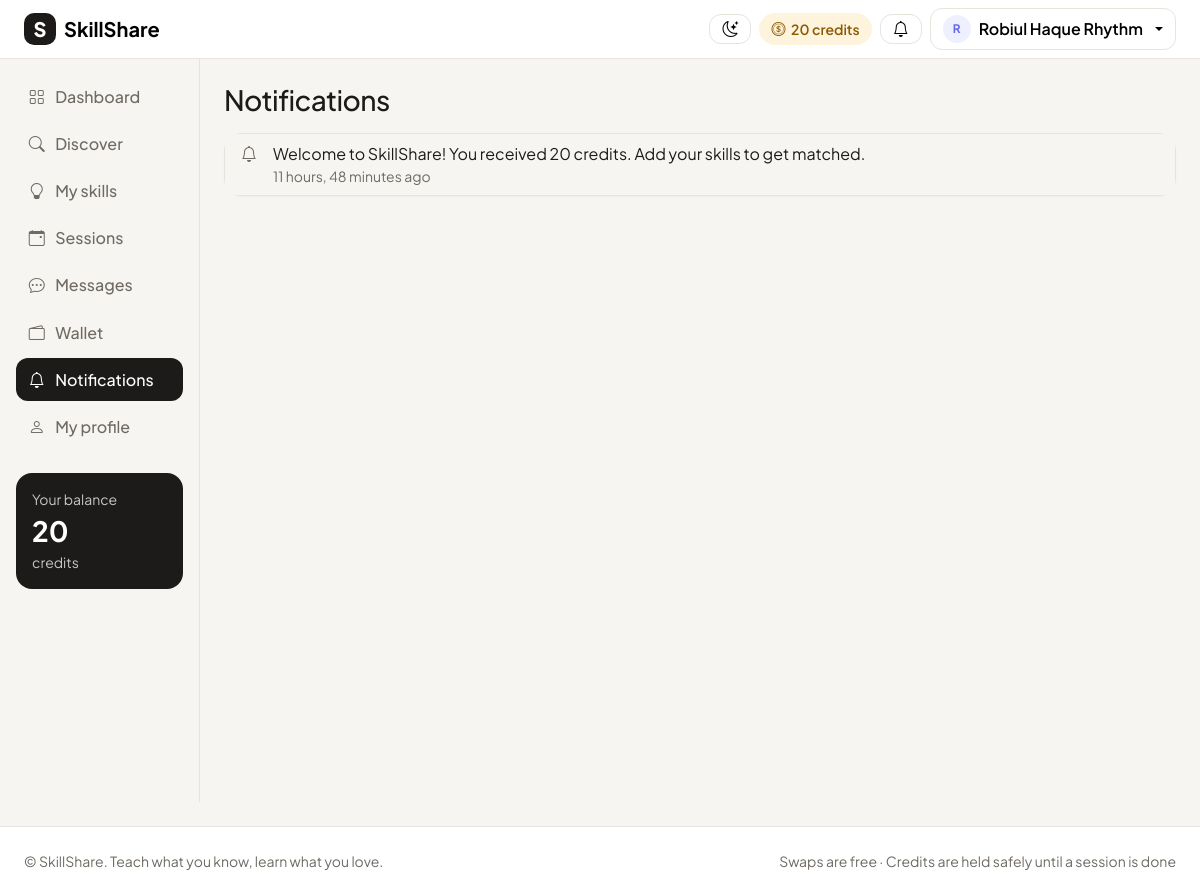
/notifications/ (signed in), run on the app's committed database.
### accounts/models.py (models this page shows, shortened)
class User(AbstractUser):
    ROLE_CHOICES = [
        ("user", "User"),
        ("admin", "Admin"),
    ]
    role = models.CharField(max_length=10, choices=ROLE_CHOICES, default="user")
    bio = models.TextField(blank=True)
    location = models.CharField(max_length=100, blank=True)
    photo = models.ImageField(upload_to="photos/", blank=True, null=True)
    credits = models.IntegerField(default=20)  # every new user gets 20 credits
    def is_admin(self):
        return self.role == "admin"
    def display_name(self):
        return self.get_full_name() or self.username

class Notification(models.Model):
    user = models.ForeignKey(User, on_delete=models.CASCADE, related_name="notifications")
    text = models.CharField(max_length=255)
    link = models.CharField(max_length=200, blank=True)
    is_read = models.BooleanField(default=False)
    created_at = models.DateTimeField(auto_now_add=True)
    class Meta:
        ordering = ["-created_at"]

### accounts/views.py (the view)
# urls.py: path("notifications/", accounts_views.notifications, name="notifications"),
@login_required
def notifications(request):
    my_notifications = list(request.user.notifications.all()[:50])
    request.user.notifications.filter(is_read=False).update(is_read=True)
    return render(request, "accounts/notifications.html", {"notifications": my_notifications})

### templates/accounts/notifications.html (shortened to what this page needs)
{% extends "base.html" %}
{% block content %}
<h1 class="h3 mb-3">Notifications</h1>
<div class="card">
  <ul class="list-group list-group-flush">
    {% for n in notifications %}
      <li class="list-group-item d-flex gap-3 align-items-start {% if not n.is_read %}bg-body-tertiary{% endif %}">
        <i class="bi bi-bell{% if not n.is_read %}-fill text-coral{% else %} text-secondary{% endif %} mt-1"></i>
        <div class="flex-grow-1">
          {% if n.link %}<a href="{{ n.link }}" class="text-reset text-decoration-none">{{ n.text }}</a>{% else %}{{ n.text }}{% endif %}
          <div class="small text-secondary">{{ n.created_at|timesince }} ago</div>
        </div>
      </li>
    {% empty %}
      <li class="list-group-item empty-state"><i class="bi bi-bell"></i>You're all caught up.</li>
    {% endfor %}
  </ul>
</div>
{% endblock %}

### templates/base.html (shortened to what this page needs)
{% load static %}
<html lang="en">
<head>
  <link href="https://cdn.jsdelivr.net/npm/bootstrap@5.3.3/dist/css/bootstrap.min.css" rel="stylesheet">
  <link href="https://cdn.jsdelivr.net/npm/bootstrap-icons@1.11.3/font/bootstrap-icons.min.css" rel="stylesheet">
  <link href="{% static 'accounts/base.css' %}?v=4" rel="stylesheet">
</head>
<body>
  <nav class="navbar navbar-expand bg-body border-bottom sticky-top">
    <div class="container-fluid px-3 px-lg-4">
      <a class="navbar-brand d-flex align-items-center gap-2" href="{% url 'home' %}" title="SkillShare home">
        <span class="brand-mark">S</span>
        <span class="fw-bold">SkillShare</span>
      </a>
      <div class="ms-auto d-flex align-items-center gap-2">
        <button class="btn btn-light" type="button" id="theme-toggle" title="Switch theme" aria-label="Switch between light and dark theme">
          <i class="bi bi-moon-stars" id="theme-icon"></i>
        </button>
        {% if user.is_authenticated %}
          {% if not user.is_admin %}
            <span class="credit-pill d-none d-sm-inline-flex">
              <i class="bi bi-coin"></i> {{ user.credits }} credits
            </span>
          {% endif %}
          <a href="{% url 'notifications' %}" class="btn btn-light position-relative" title="Notifications">
            <i class="bi bi-bell"></i>
          </a>
          <div class="dropdown">
            <button class="btn btn-light dropdown-toggle d-flex align-items-center gap-2" data-bs-toggle="dropdown">
              {% include "shared/_avatar.html" with person=user size=28 %}
              <span class="d-none d-md-inline">{{ user.display_name }}</span>
            </button>
          </div>
        {% else %}
          <a href="{% url 'login' %}" class="btn btn-light">Log in</a>
          <a href="{% url 'register' %}" class="btn btn-coral">Join free</a>
        {% endif %}
      </div>
    </div>
  </nav>
  <div class="container-fluid">
    <div class="row">
        {% if user.is_authenticated or request.resolver_match.url_name != 'home' %}
      <aside class="col-lg-2 p-0">
        <div class="offcanvas-lg offcanvas-start sidebar" tabindex="-1" id="sidebar">
          <div class="offcanvas-body d-block p-3">
            {% with name=request.resolver_match.url_name %}
            <nav class="nav flex-column gap-1">
              {% if not user.is_authenticated %}
                <a class="nav-link {% if name == 'home' %}active{% endif %}" href="{% url 'home' %}"><i class="bi bi-house"></i> Home</a>
                <a class="nav-link {% if name == 'login' %}active{% endif %}" href="{% url 'login' %}"><i class="bi bi-box-arrow-in-right"></i> Log in</a>
                <a class="nav-link {% if name == 'register' %}active{% endif %}" href="{% url 'register' %}"><i class="bi bi-person-plus"></i> Create account</a>
              {% else %}
                <a class="nav-link {% if name == 'dashboard' %}active{% endif %}" href="{% url 'dashboard' %}"><i class="bi bi-grid"></i> Dashboard</a>
                <a class="nav-link {% if name == 'discover' or name == 'user_profile' %}active{% endif %}" href="{% url 'discover' %}"><i class="bi bi-search"></i> Discover</a>
                <a class="nav-link {% if name == 'skills' %}active{% endif %}" href="{% url 'skills' %}"><i class="bi bi-lightbulb"></i> My skills</a>
                <a class="nav-link {% if name == 'sessions' %}active{% endif %}" href="{% url 'sessions' %}">
                  <i class="bi bi-calendar-event"></i> Sessions
                </a>
                <a class="nav-link {% if name == 'inbox' or name == 'conversation' %}active{% endif %}" href="{% url 'inbox' %}">
                  <i class="bi bi-chat-dots"></i> Messages
                </a>
                <a class="nav-link {% if name == 'wallet' %}active{% endif %}" href="{% url 'wallet' %}"><i class="bi bi-wallet2"></i> Wallet</a>
                <a class="nav-link {% if name == 'notifications' %}active{% endif %}" href="{% url 'notifications' %}"><i class="bi bi-bell"></i> Notifications</a>
                <a class="nav-link {% if name == 'my_profile' %}active{% endif %}" href="{% url 'my_profile' %}"><i class="bi bi-person"></i> My profile</a>
              {% endif %}
            </nav>
            {% endwith %}
            {% if user.is_authenticated and not user.is_admin %}
              <div class="sidebar-wallet mt-4">
                <div class="small opacity-75">Your balance</div>
                <div class="fs-3 fw-bold">{{ user.credits }}</div>
                <div class="small opacity-75">credits</div>
              </div>
            {% endif %}
          </div>
        </div>
      </aside>
      {% endif %}
      <main class="{% if user.is_authenticated or request.resolver_match.url_name != 'home' %}col-lg-10{% else %}col-12{% endif %} py-4 px-3 px-lg-4">
        {% block content %}{% endblock %}
      </main>
    </div>
  </div>
  <footer class="border-top bg-body py-4 mt-4">
    <div class="container-fluid px-4 d-flex flex-column flex-md-row justify-content-between gap-2 small text-secondary">
      <span>&copy; SkillShare. Teach what you know, learn what you love.</span>
      <span>Swaps are free · Credits are held safely until a session is done</span>
    </div>
  </footer>
</body>
</html>

### templates/shared/_avatar.html (shortened to what this page needs)
{% if person.photo %}
  <img src="{{ person.photo.url }}" alt="{{ person }}" class="avatar" style="width: {{ size|default:40 }}px; height: {{ size|default:40 }}px;">
{% else %}
  <span class="avatar avatar-letter" style="width: {{ size|default:40 }}px; height: {{ size|default:40 }}px; font-size: calc({{ size|default:40 }}px * 0.42);">{{ person.display_name|first|upper }}</span>
{% endif %}

### static/accounts/base.css (style rules this page uses)
:root { --charcoal: #1C1B1A; --coral: #FF6B4A; --coral-dark: #E8573A; --indigo: #6366F1; --amber: #F5A524; --green: #16A34A; }
:root:not([data-bs-theme="dark"]) { --canvas: #F7F5F2; --border: #E7E3DD; --muted: #6F6A63; --bs-body-font-family: "Plus Jakarta Sans", system-ui, sans-serif; --bs-body-color: var(--charcoal); --bs-body-bg: var(--canvas); --bs-border-color: var(--border); --bs-secondary-color: var(--muted); --bs-link-color-rgb: 99, 102, 241; color-scheme: light; }
body { min-height: 100vh; display: flex; flex-direction: column; }
body > .container-fluid { flex: 1; }
h1, h2, h3, h4, h5 { font-weight: 700; letter-spacing: -0.02em; }
.text-secondary { color: var(--muted) !important; }
.card { border: 1px solid var(--border); border-radius: 18px; box-shadow: 0 1px 2px rgba(28, 27, 26, 0.04); }
.btn { border-radius: 12px; font-weight: 600; }
.btn-light { background: #fff; border-color: var(--border); }
.brand-mark { width: 32px; height: 32px; border-radius: 10px; background: var(--charcoal); color: #fff; display: inline-flex; align-items: center; justify-content: center; font-weight: 800; }
.credit-pill { align-items: center; gap: .35rem; background: #FEF3DC; color: #8A5A00; padding: .35rem .75rem; border-radius: 999px; font-weight: 600; font-size: .875rem; }
@media (min-width: 992px) { .sidebar { position: sticky; top: 57px; height: calc(100vh - 57px); border-right: 1px solid var(--border); background: #fff; } }
.sidebar .nav-link { display: flex; align-items: center; gap: .65rem; color: var(--muted); border-radius: 12px; padding: .6rem .8rem; font-weight: 500; }
.sidebar .nav-link.active { background: var(--charcoal); color: #fff; }
.sidebar-wallet { background: var(--charcoal); color: #fff; border-radius: 16px; padding: 1rem; }
.avatar { border-radius: 50%; object-fit: cover; flex-shrink: 0; }
.avatar-letter { display: inline-flex; align-items: center; justify-content: center; background: #EEF0FF; color: var(--indigo); font-weight: 700; }

### data on the page
User: credits "20", display_name|first "R", display_name "Robiul Haque Rhythm"
Notification: is_read True (drawn), text "Welcome to SkillShare! You received 20 credits. Add your skills to get matched.", created_at "11 hours, 48 minutes"
